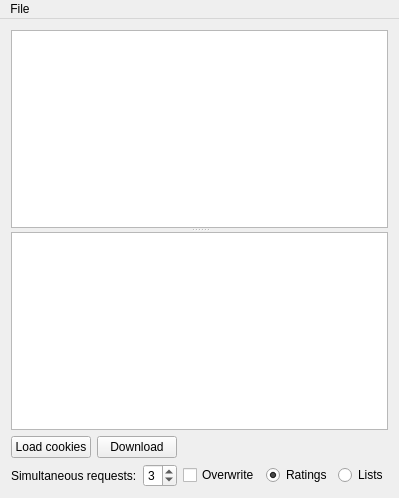
<?xml version="1.0" encoding="UTF-8"?>
<ui version="4.0">
 <class>MainWindow</class>
 <widget class="QMainWindow" name="MainWindow">
  <property name="geometry">
   <rect>
    <x>0</x>
    <y>0</y>
    <width>394</width>
    <height>498</height>
   </rect>
  </property>
  <property name="windowTitle">
   <string>IMDb List Downloader</string>
  </property>
  <widget class="QWidget" name="centralWidget">
   <layout class="QVBoxLayout" name="verticalLayout">
    <item>
     <widget class="QSplitter" name="splitter">
      <property name="orientation">
       <enum>Qt::Vertical</enum>
      </property>
      <widget class="QTableWidget" name="tableCsv">
       <property name="selectionMode">
        <enum>QAbstractItemView::NoSelection</enum>
       </property>
       <property name="selectionBehavior">
        <enum>QAbstractItemView::SelectRows</enum>
       </property>
      </widget>
      <widget class="QPlainTextEdit" name="plainTextLog"/>
     </widget>
    </item>
    <item>
     <layout class="QHBoxLayout" name="horizontalLayout">
      <item>
       <widget class="QPushButton" name="buttonLoadCookies">
        <property name="text">
         <string>Load cookies</string>
        </property>
       </widget>
      </item>
      <item>
       <widget class="QPushButton" name="buttonDownload">
        <property name="text">
         <string>Download</string>
        </property>
       </widget>
      </item>
      <item>
       <spacer name="horizontalSpacer">
        <property name="orientation">
         <enum>Qt::Horizontal</enum>
        </property>
        <property name="sizeHint" stdset="0">
         <size>
          <width>40</width>
          <height>20</height>
         </size>
        </property>
       </spacer>
      </item>
     </layout>
    </item>
    <item>
     <layout class="QHBoxLayout" name="horizontalLayout_2">
      <item>
       <widget class="QLabel" name="label">
        <property name="text">
         <string>Simultaneous requests:</string>
        </property>
       </widget>
      </item>
      <item>
       <widget class="QSpinBox" name="spinBoxSimReqs">
        <property name="minimum">
         <number>1</number>
        </property>
        <property name="maximum">
         <number>6</number>
        </property>
        <property name="value">
         <number>3</number>
        </property>
       </widget>
      </item>
      <item>
       <widget class="QCheckBox" name="checkBoxOverwrite">
        <property name="text">
         <string>Overwrite</string>
        </property>
       </widget>
      </item>
      <item>
       <widget class="QRadioButton" name="radioRatings">
        <property name="text">
         <string>Ratings</string>
        </property>
        <property name="checked">
         <bool>true</bool>
        </property>
        <attribute name="buttonGroup">
         <string notr="true">buttonGroupRatingsLists</string>
        </attribute>
       </widget>
      </item>
      <item>
       <widget class="QRadioButton" name="radioLists">
        <property name="text">
         <string>Lists</string>
        </property>
        <attribute name="buttonGroup">
         <string notr="true">buttonGroupRatingsLists</string>
        </attribute>
       </widget>
      </item>
      <item>
       <spacer name="horizontalSpacer_2">
        <property name="orientation">
         <enum>Qt::Horizontal</enum>
        </property>
        <property name="sizeHint" stdset="0">
         <size>
          <width>40</width>
          <height>20</height>
         </size>
        </property>
       </spacer>
      </item>
     </layout>
    </item>
   </layout>
  </widget>
  <widget class="QMenuBar" name="menuBar">
   <property name="geometry">
    <rect>
     <x>0</x>
     <y>0</y>
     <width>394</width>
     <height>21</height>
    </rect>
   </property>
   <widget class="QMenu" name="menuFile">
    <property name="title">
     <string>File</string>
    </property>
    <addaction name="actionOpen"/>
   </widget>
   <addaction name="menuFile"/>
  </widget>
  <action name="actionOpen">
   <property name="enabled">
    <bool>false</bool>
   </property>
   <property name="text">
    <string>Open...</string>
   </property>
   <property name="shortcut">
    <string>O</string>
   </property>
  </action>
 </widget>
 <layoutdefault spacing="6" margin="11"/>
 <resources/>
 <connections/>
 <buttongroups>
  <buttongroup name="buttonGroupRatingsLists"/>
 </buttongroups>
</ui>
